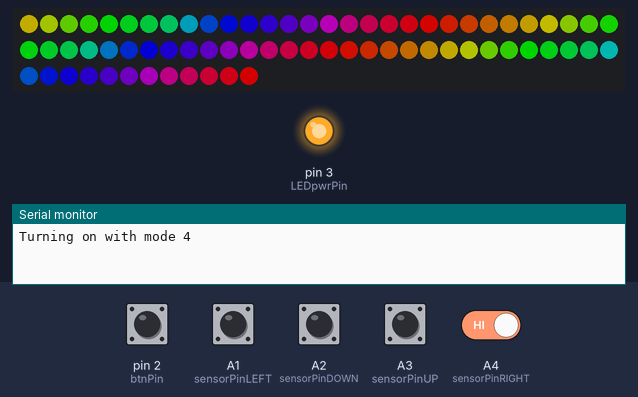
Simulated run of this sketch. Board: Arduino Uno, built with avr-gcc and run on an emulated ATmega328P. Parts: 72 RGB LEDs in strip order, left to right, continuing on the next row, output pins drawn as LEDs (lit = HIGH), the last lines printed to the serial monitor. The test bench sets the inputs (shaded band); at power-on: A1 (sensorPinLEFT), A2 (sensorPinDOWN), A3 (sensorPinUP), A4 (sensorPinRIGHT) HIGH, pin 2 (btnPin) LOW. Dim RGB values are drawn brighter than linear; sleep ends after the set time or at an interrupt; random numbers use the default seed unless the sketch sets one.

Above: at 1.4 s.
1.5 s: A4 (sensorPinRIGHT) driven LOW
At 1.9 s:
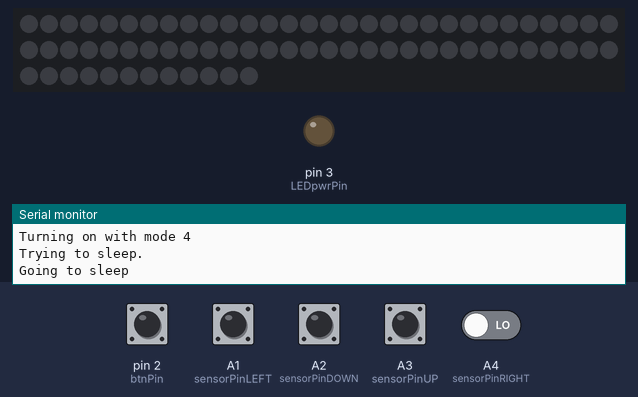
3.1 s: pin 2 (btnPin) pulled HIGH for 0.15 s
At 3.7 s:
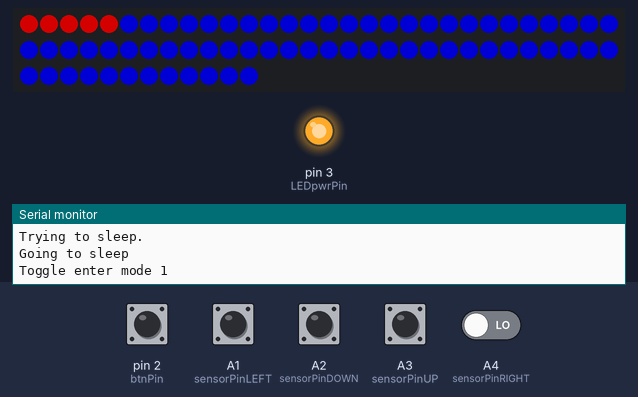
Timing chart, 0 to 7.1 s (numbered marks = the images above; inputs shaded):
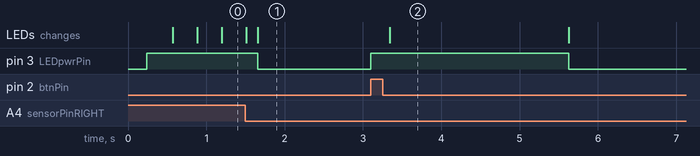

The sketch:

OMFGPixel_0.075.ino
```cpp
#include <avr/sleep.h>
#include <avr/power.h>
#include <ADCTouch.h>
#include <FastLED.h>

#define BRIGHTNESS  128        //Brightness modifier
#define LED_TYPE    WS2812B    //LED Chipset
#define COLOR_ORDER GRB        //LED color order
#define UPDATES_PER_SECOND 800 //refresh rate of LEDs

const int LEDPin         = 4;     //connected to signal pin on strip
const int LEDpwrPin      = 3;     //HIGH allows power to go to strip
const int btnPin         = 2;     //connected to pushbutton
const int chargeRead     = A0;     //pin that reads if prop is being charged
const int sensorPinUP    = A3;     //UP
const int sensorPinDOWN  = A2;     //Down
const int sensorPinLEFT  = A1;     //LEFT
const int sensorPinRIGHT = A4;     //RIGHT, Temporarily ENTER
const int NUM_LEDS       = 72;         //how many LEDs are in the strip

CRGB leds[NUM_LEDS];

boolean modeEnter = false;  //enter mode value

unsigned long timeI = 0; // Pushbutton value. Track time of button press

int maxModes = 7;           // This value is actually (number of modes - 1)
int mode = 4;               //Starting mode
int ENTERcount = 0;         //count for ENTER function
int UPcal, DOWNcal, LEFTcal, RIGHTcal;       //CapSense reference values to remove offset

//Rainbow March value
int thishue;

//Twinkle values
int ranamount = 72;                                           // The higher the number, lowers the chance for a pixel to light up.
uint8_t thisdelay = 50;                                       // Standard delay value in milliseconds.
uint8_t fadeval = 224;   // Fade rate

//Confetti values
uint8_t  thisfade = 8;                                        // How quickly does it fade? Lower = slower fade rate.
uint8_t   thisinc = 8;                                        // Incremental value for rotating hues
uint8_t   thissat = 100;                                      // The saturation, where 255 = brilliant colours.
uint8_t   thisbri = 255;                                      // Brightness of a sequence. Remember, max_bright is the overall limiter.
int       huediff = 256;                                      // Range of random #'s to use for hue


void setup()
{
   Serial.begin(9600);
   Serial.print("Turning on with mode ");
   Serial.println(mode);

   FastLED.addLeds<NEOPIXEL, LEDPin>(leds, NUM_LEDS);
   FastLED.setBrightness(BRIGHTNESS);

   UPcal = ADCTouch.read(sensorPinUP, 500);    //Touch Sensor calibration values
   DOWNcal = ADCTouch.read(sensorPinDOWN, 500);
   LEFTcal = ADCTouch.read(sensorPinLEFT, 500);
   RIGHTcal = ADCTouch.read(sensorPinRIGHT, 500);

   pinMode(btnPin,INPUT);

   attachInterrupt (digitalPinToInterrupt(btnPin), interruptIR, LOW);

   pinMode(LEDPin,OUTPUT);
   pinMode(LEDpwrPin,OUTPUT);

   digitalWrite(LEDpwrPin,HIGH);

   leds[mode] = CRGB::Black;
   FastLED.show();
}

void sleepNow()
{
  sleep_enable();
  set_sleep_mode(SLEEP_MODE_PWR_DOWN);
  Serial.println("Going to sleep");
  FastLED.clear();
  FastLED.show();
  digitalWrite(LEDpwrPin,LOW);
  delay(1000);
  attachInterrupt(digitalPinToInterrupt(btnPin), wakeUpNow, LOW);
  sleep_cpu(); // Go to sleep
  sleep_disable(); // Return from sleep
}

//run on Wakeup
void wakeUpNow(){
  detachInterrupt(0);
  attachInterrupt (digitalPinToInterrupt(btnPin), interruptIR, LOW);
}


//pushbutton interrupt, read time button is pushed
void interruptIR() {
  timeI = millis();
  attachInterrupt(digitalPinToInterrupt(btnPin), interruptIF, HIGH);
}

//commands executed based on button press time
void interruptIF() {
  if ((millis() - timeI) >= 1000) {
    Serial.println("This is where I should be sleeping!");
    sleepNow();
  }
  else {
    attachInterrupt (digitalPinToInterrupt(btnPin), interruptIR, LOW);
    modeEnter = !modeEnter;
    Serial.print("Toggle enter mode ");
    Serial.println(modeEnter);
  }
}

//confetti code
void confetti() {                                             // random colored speckles that blink in and fade smoothly
  fadeToBlackBy(leds, NUM_LEDS, thisfade);                    // Low values = slower fade.
  int pos = random16(NUM_LEDS);                               // Pick an LED at random.
  leds[pos] += CHSV((thishue + random16(huediff))/4 , thissat, thisbri);  // I use 12 bits for hue so that the hue increment isn't too quick.
  thishue = thishue + thisinc;                                // It increments here.
} // confetti()


void loop(){
  int RIGHTval = ADCTouch.read(sensorPinRIGHT);   //no second parameter
  RIGHTval -= RIGHTcal;     //read calibration


   if (RIGHTval > 60){
      ENTERcount ++;
    }

   if (ENTERcount == 10){
      Serial.println("Trying to sleep.");
      sleepNow();
      ENTERcount = 0;
    }

   if ((RIGHTval < 60) && (ENTERcount < 10) && (ENTERcount > 0)){
      ENTERcount = 0;
      modeEnter = !modeEnter;
      Serial.print("Toggle enter mode ");
      Serial.println(modeEnter);
    }


   if (modeEnter) {
      digitalWrite(LEDpwrPin,HIGH);

      int UPval = ADCTouch.read(sensorPinUP);
      int DOWNval = ADCTouch.read(sensorPinDOWN);
      UPval -= UPcal;
      DOWNval -= DOWNcal;

    for(int LEDNumber = 0; LEDNumber < NUM_LEDS; LEDNumber++) {
      leds[LEDNumber] = CRGB::Blue;
      for(int modeNumber = 0; modeNumber <= mode; modeNumber++) {
      leds[modeNumber] = CRGB::Red;
      }
    FastLED.show();
    }


    if ((DOWNval > 40) && (mode == 0)) {   //If down pressed on mode 0, sets to max mode
      mode = maxModes;
      Serial.println("Mode Down");
      Serial.print("Now on mode ");
      Serial.println(mode);
      delay (200);
    }
        else if ((DOWNval > 40) && (mode > 0)) { //Go down a mode
      mode --;
      Serial.println("Mode Down");
      Serial.print("Now on mode ");
      Serial.println(mode);
      delay (200);
    }

    if ((UPval > 40) && (mode == maxModes)) {   //If up pressed on maxMode, set mode to 0
      mode = 0;
      Serial.println("Mode Up");
      Serial.print("Now on mode ");
      Serial.println(mode);
      delay (200);
    }
    else if ((UPval > 40) && (mode < maxModes)) { //Go Up a mode
      mode ++;
      Serial.println("Mode Up");
      Serial.print("Now on mode ");
      Serial.println(mode);
      delay (200);
        }
    }

    else {


    switch (mode) {
      case 0:                                   // red chaser down both staves
          for(int dot = 0; dot < NUM_LEDS; dot++) {
          leds[dot] = CRGB::Red;
          FastLED.show();
          // clear this led for the next time around the loop
          leds[dot] = CRGB::Black;
          delay(30);
        }
      break;

      case 1:{                                                     //green chaser
         for(int dot = 0; dot < NUM_LEDS; dot++) {
          leds[dot] = CRGB::Green;
          FastLED.show();
          // clear this led for the next time around the loop
          leds[dot] = CRGB::Black;
          delay(30);
         }
      break;
      }
      case 2:{                                                     // blue chaser
         for(int dot = 0; dot < NUM_LEDS; dot++) {
          leds[dot] = CRGB::Blue;
          FastLED.show();
          // clear this led for the next time around the loop
          leds[dot] = CRGB::Black;
          delay(30);
         }
       break;
      }
       case 3:{                                                    //led mirror
         for(int LEDNumber = 0; LEDNumber < (NUM_LEDS/2); LEDNumber++) {
           leds[NUM_LEDS/2 - (LEDNumber + 1)] = CRGB::Purple;
           leds[NUM_LEDS/2 + LEDNumber] = CRGB::Purple;

           FastLED.show();

           delay(30);

           leds[NUM_LEDS/2 - (LEDNumber + 1)] = CRGB::Black;
           leds[NUM_LEDS/2 + LEDNumber] = CRGB::Black;
         }
        break;
       }
        case 4:{                                                   //rainbow March mode (wide)
          thishue++;                                               // Increment the starting hue.
          fill_rainbow(leds, NUM_LEDS, thishue, 10);               // Use FastLED's fill_rainbow routine.
           // rainbow_march()
          FastLED.show();
          break;
        }
        case 5:{                                                   //rainbow march (narrow)
          thishue++;                                               // Increment the starting hue.
          fill_rainbow(leds, NUM_LEDS, thishue, 40);               // Use FastLED's fill_rainbow routine.
           // rainbow_march()
          FastLED.show();
        break;
        }
        case 6:{                                                   //twinkle mode
          if (ranamount >NUM_LEDS) ranamount = NUM_LEDS;           // Make sure we're at least utilizing ALL the LED's.
            int idex = random16(0, ranamount);
          if (idex < NUM_LEDS) {                                   // Only the lowest probability twinkles will do.
            leds[idex] = random();                                 // The idex LED is set to a random 32 bit value
          }
          for (int i = 0; i <NUM_LEDS; i++) leds[i].nscale8(fadeval); // Go through the array and reduce each RGB value by a percentage.
          FastLED.show();
        break;
        }
        case 7:{                                                   //confetti mode
          confetti();
          FastLED.show();
        break;
        }
      }
   }
}
```

Measured:
- after the input at 1.5 s, pin 3 (LEDpwrPin): HIGH → LOW after 0.16 s
- after the input at 3.1 s, pin 3 (LEDpwrPin): LOW → HIGH at once, → LOW 2.5 s later; the LEDs: change after 0.24 s (image 2)
